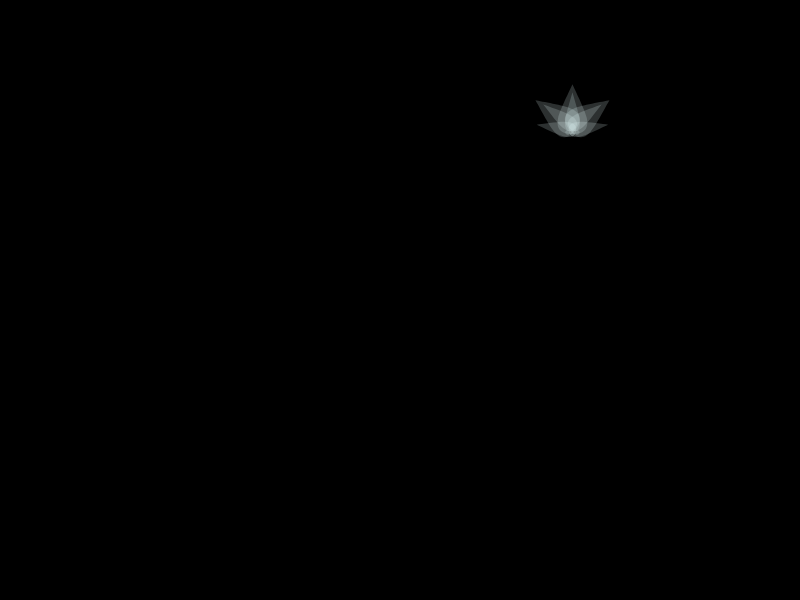
Frame 1 (no input)
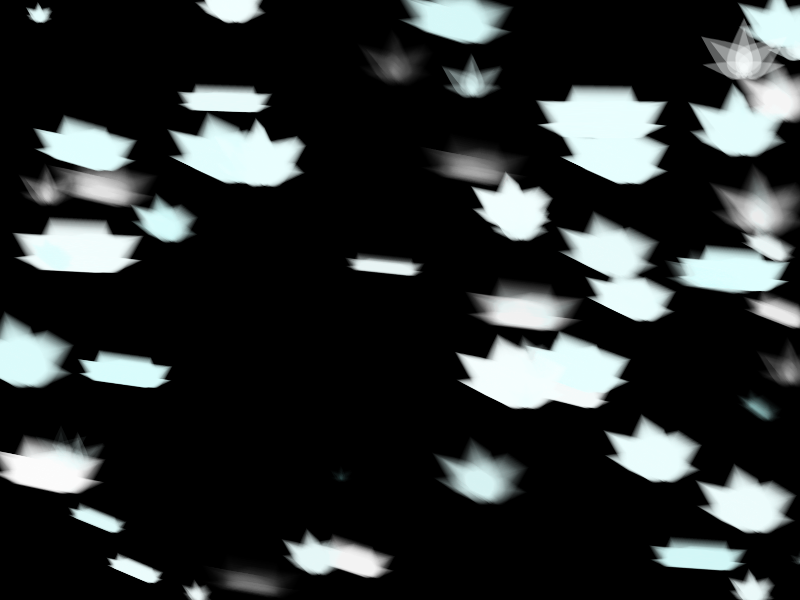
Frame 60 (no input)
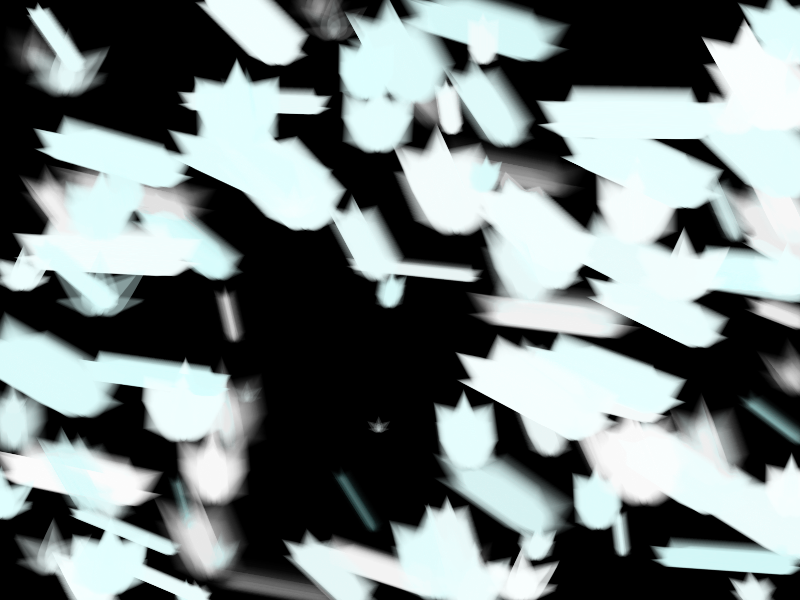
Frame 120 (the mouse pressed at the canvas centre since frame 60)

The p5.js sketch that drew these frames (run headless with seeded random() and noise() and a simulated clock; from frame 60 on, the mouse is pressed at the canvas centre):

// p5.js sketch
// ── sketch.js
let ls = [];//light spot

function setup() {
  createCanvas(800, 600);
  background(0);
}

function draw() {
  // generate
  {
    ls.push(new LS(random(800), random(600), random(0.2, 1)));
  }

  // update and display
  for (let i = 0; i < ls.length; i++) {
    let s = ls[i];
    s.move();
    s.checkEdges();
    s.display();
  }

  // limit
  while (ls.length > 1000) {
    ls.splice(0, 1); // (index, howMany)
  }

  // control: if the particle is done, let's remove it!
  // FLIP the FOR LOOP!
  for (let i = ls.length - 1; i >= 0; i--) {
    let s = ls[i];
    if (s.isDone) {
      ls.splice(i, 1); // (index, howMany)
    }
  }
  
  // display the number of the particles
  text(ls.length, 580, 20);
}


class LS {
  constructor(x, y, dia) {
    this.pos = createVector(x, y);
    this.vel = p5.Vector.fromAngle( radians(frameCount) );
    //
    this.dia = dia;
    //
    this.r = random(220,250);
    this.g = 255;
    this.b = 255;
    this.a = random(60);
    //
    this.rotSpd = random(-0.01, 0.01);
    //
    this.isDone = false;
  }
  move() {    
    this.pos.add(this.vel); // pos += vel
    //this.pos.sub()
    //this.pos.mult()
    //this.pos.div()
  }
  fall() {
    let acc = createVector(0, 0.05);
    this.vel.add(acc);
  }
  reappear() {
    if (this.pos.x < 0) {
      this.pos.x = width;
    } else if (this.pos.x > width) {
      this.pos.x = 0;
    }
    if (this.pos.y < 0) {
      this.pos.y = height;
    } else if (this.pos.y > height) {
      this.pos.y = 0;
    }
  }
  checkEdges() {
    if (this.pos.x < 0 || this.pos.x > width) {
      this.isDone = true;
    }
    if (this.pos.y < 0 || this.pos.y > height) {
      this.isDone = true;
    }
  }
  display() {
    push();
    translate(this.pos.x, this.pos.y);
    noStroke();
    fill(this.r, this.g, this.b, this.a);
    scale(0.6 * this.dia, 0.5 * this.dia);
    beginShape();
    curveVertex(0, -100);
    curveVertex(0, -100);
    curveVertex(-30, -15);
    curveVertex(-20, 20);
    curveVertex(20, 20);
    curveVertex(30, -15);
    curveVertex(0, -100);
    curveVertex(0, -100);
    endShape();
    scale(0.5, 0.8);
    beginShape();
    curveVertex(0, -100);
    curveVertex(0, -100);
    curveVertex(-30, -15);
    curveVertex(-20, 20);
    curveVertex(20, 20);
    curveVertex(30, -15);
    curveVertex(0, -100);
    curveVertex(0, -100);
    endShape();
    pop();

    push();
    translate(this.pos.x, this.pos.y);
    rotate(radians( - 54));
    noStroke();
    fill(this.r, this.g, this.b, this.a);
    scale(0.6 * this.dia, 0.5 * this.dia);
    beginShape();
    curveVertex(-5, -110);
    curveVertex(-5, -110);
    curveVertex(-35, -25);
    curveVertex(-25, 10);
    curveVertex(15, 10);
    curveVertex(25, -25);
    curveVertex(-5, -110);
    curveVertex(-5, -110);
    endShape();
    scale(0.5, 0.8);
    beginShape();
    curveVertex(-5, -110);
    curveVertex(-5, -110);
    curveVertex(-35, -25);
    curveVertex(-25, 10);
    curveVertex(15, 10);
    curveVertex(25, -25);
    curveVertex(-5, -110);
    curveVertex(-5, -110);
    endShape();
    pop();

    push();
    translate(this.pos.x, this.pos.y);
    rotate(radians(54));
    noStroke();
    fill(this.r, this.g, this.b, this.a);
    scale(0.6 * this.dia, 0.5 * this.dia);
    beginShape();
    curveVertex(5, -110);
    curveVertex(5, -110);
    curveVertex(-25, -25);
    curveVertex(-15, 10);
    curveVertex(25, 10);
    curveVertex(35, -25);
    curveVertex(5, -110);
    curveVertex(5, -110);
    endShape();
    scale(0.5, 0.8);
    beginShape();
    curveVertex(5, -110);
    curveVertex(5, -110);
    curveVertex(-25, -25);
    curveVertex(-15, 10);
    curveVertex(25, 10);
    curveVertex(35, -25);
    curveVertex(5, -110);
    curveVertex(5, -110);
    endShape();
    pop();
    
        push();
   translate(this.pos.x, this.pos.y);
    rotate(radians(- 81));
    noStroke();
    fill(this.r, this.g, this.b, this.a);
    scale(0.3 * this.dia, 0.4 * this.dia);
    beginShape();
    curveVertex(-25, -110);
    curveVertex(-25, -110);
    curveVertex(-55, -25);
    curveVertex(-45, 10);
    curveVertex(-5, 10);
    curveVertex(5, -25);
    curveVertex(-25, -110);
    curveVertex(-25, -110);
    endShape();
    pop();

    push();
    translate(this.pos.x, this.pos.y);
    rotate(radians( 81));
    noStroke();
    fill(this.r, this.g, this.b, this.a);
    scale(0.3 * this.dia, 0.4 * this.dia);
    beginShape();
    curveVertex(25, -110);
    curveVertex(25, -110);
    curveVertex(-5, -25);
    curveVertex(5, 10);
    curveVertex(45, 10);
    curveVertex(55, -25);
    curveVertex(25, -110);
    curveVertex(25, -110);
    endShape();
    pop();

    push();
   translate(this.pos.x, this.pos.y);
    rotate(radians(this.rotationAngle));
    scale(0.6 * this.dia);
    noStroke();
    fill(this.r, this.g, this.b, this.a);
    circle(0, 20, 10);
    rotate(radians(-30));
    circle(0, 20, 10);
    rotate(radians(60));
    circle(0, 20, 10);
    pop();
  }
}
